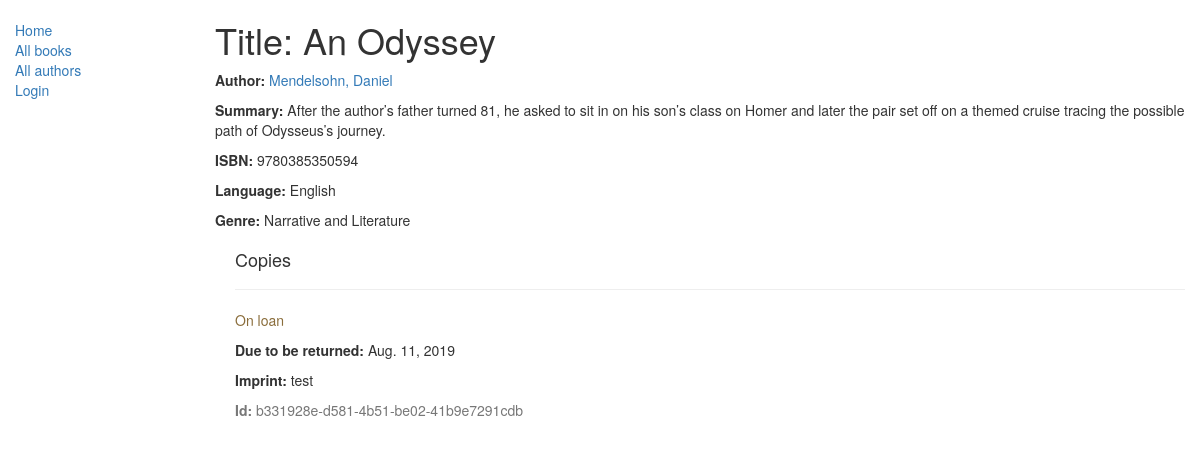
/catalog/book/1, run on the app's committed database.
### catalog/models.py (models this page shows, shortened)
class Book(models.Model):
    title = models.CharField(max_length=200)
    author = models.ForeignKey('Author', on_delete=models.SET_NULL, null=True)
    summary = models.TextField(max_length=1000, help_text="Enter a brief description of the book")
    isbn = models.CharField('ISBN',max_length=13, help_text='13 Character <a href="https://www.isbn-international.org/content/what-isbn">ISBN number</a>')
    genre = models.ManyToManyField(Genre, help_text="Select a genre for this book")
    language = models.ForeignKey('Language', on_delete=models.SET_NULL, null=True)
    def display_genre(self):
        """
        Creates a string for the Genre. This is required to display genre in Admin.
        """
        return ', '.join([ genre.name for genre in self.genre.all()[:3] ])
    display_genre.short_description = 'Genre'

class Author(models.Model):
    first_name = models.CharField(max_length=100)
    last_name = models.CharField(max_length=100)
    date_of_birth = models.DateField(null=True, blank=True)
    date_of_death = models.DateField('Died', null=True, blank=True)
    class Meta:
        ordering = ['last_name', 'first_name']
    def __str__(self):
        return '{0}, {1}'.format(self.last_name, self.first_name)

class Language(models.Model):
    name = models.CharField(max_length=200, help_text="Enter the book's natural language (e.g. English, French, Japanese etc.)")
    def __str__(self):
        return self.name

class Genre(models.Model):
    name = models.CharField(max_length=200, help_text="Enter a book genre (e.g. Science Fiction, French Poetry etc.)")
    def __str__(self):
        return self.name

class BookInstance(models.Model):
    id = models.UUIDField(primary_key=True, default=uuid.uuid4, help_text="Unique ID for this particular book across whole library")
    book = models.ForeignKey('Book', on_delete=models.SET_NULL, null=True)
    imprint = models.CharField(max_length=200)
    due_back = models.DateField(null=True, blank=True)
    borrower = models.ForeignKey(User, on_delete=models.SET_NULL, null=True, blank=True)
    LOAN_STATUS = (
        ('m', 'Maintenance'),
        ('o', 'On loan'),
        ('a', 'Available'),
        ('r', 'Reserved'),
    )
    status = models.CharField(max_length=1, choices=LOAN_STATUS, blank=True, default='m', help_text='Book availability')
    class Meta:
        ordering = ["due_back"]
        permissions = (("can_mark_returned", "Set book as returned"),)

### catalog/views.py (the view)
# urls.py: path('book/<int:pk>', views.BookDetailView.as_view(), name='book-detail'),
class BookDetailView(generic.DetailView):
    model = Book

### catalog/templates/catalog/book_detail.html (shortened to what this page needs)
{% extends "base_generic.html" %}
{% block content %}
  <h1>Title: {{ book.title }}</h1>
  <p><strong>Author:</strong> <a href="{% url 'author-detail' book.author.pk %}">{{ book.author }}</a></p>
  <p><strong>Summary:</strong> {{ book.summary }}</p>
  <p><strong>ISBN:</strong> {{ book.isbn }}</p>
  <p><strong>Language:</strong> {{ book.language }}</p>
  <p><strong>Genre:</strong> {% for genre in book.genre.all %} {{ genre }}{% if not forloop.last %}, {% endif %}{% endfor %}</p>
  <div style="margin-left:20px;margin-top:20px">
    <h4>Copies</h4>
    {% for copy in book.bookinstance_set.all %}
      <hr>
      <p class="{% if copy.status == 'a' %}text-success{% elif copy.status == 'm' %}text-danger{% else %}text-warning{% endif %}">{{ copy.get_status_display }}</p>
      {% if copy.status != 'a' %}<p><strong>Due to be returned:</strong> {{copy.due_back}}</p>{% endif %}
      <p><strong>Imprint:</strong> {{copy.imprint}}</p>
      <p class="text-muted"><strong>Id:</strong> {{copy.id}}</p>
    {% endfor %}
  </div>
{% endblock %}

### data on the page
Book: title "An Odyssey", author "Mendelsohn, Daniel", summary "After the author’s father turned 81, he asked to sit in on his son’s class on Homer and later the pair set off on a themed cruise tracing the possible path of Odysseus’s journey.", isbn "9780385350594", language "English"
Genre: name "Narrative and Literature"
BookInstance: status "On loan", due_back "Aug. 11, 2019", imprint "test", id "b331928e-d581-4b51-be02-41b9e7291cdb"
